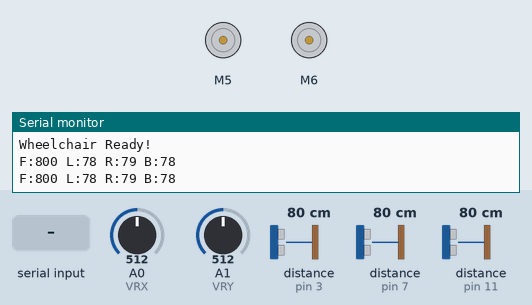
The sketch below on a simulated Arduino Uno, built with avr-gcc and run on an emulated ATmega328P. Parts: 2 × DC motor (green arrow = forward, orange = backward, longer = faster), the last lines printed to the serial monitor. Wiring (inferred from the names in the program): 3 × ultrasonic range finder: trigger pin 2, echo pin 3 / trigger pin 4, echo pin 7 / trigger pin 10, echo pin 11. The inputs (shaded band) are chosen by the test bench; at power-on: A1 (VRY) = 512, A0 (VRX) = 512, distance to the obstacle (sensors on pin 3, pin 7, pin 11) 80 cm. The echo pulse lasts 58.3 µs per cm.

Above: at 2.2 s.
2.3 s: "F\n" received over Serial
At 3.2 s:
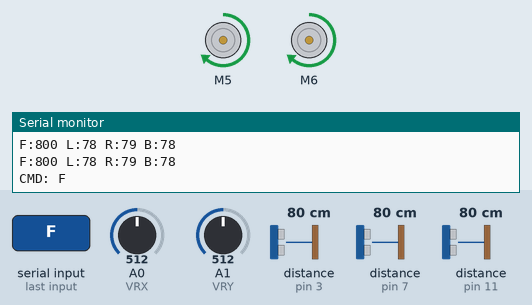
5.0 s: byte 66 ('B') received over Serial
At 6.1 s:
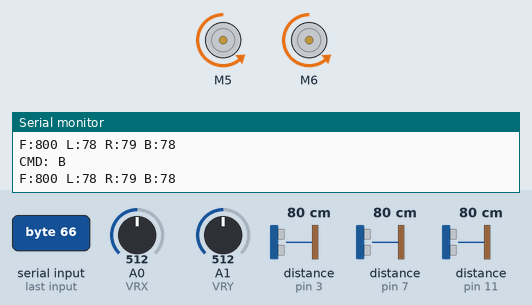
7.8 s: byte 76 ('L') received over Serial
At 8.3 s:
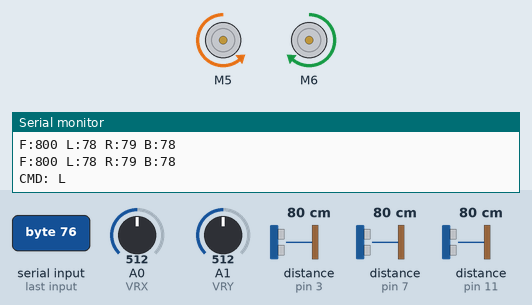
10.3 s: byte 82 ('R') received over Serial
At 11.2 s:
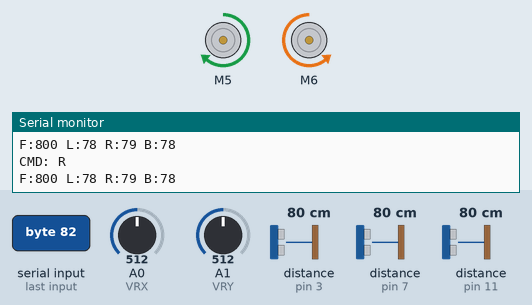
12.9 s: A1 (VRY) set to 716
At 14.1 s:
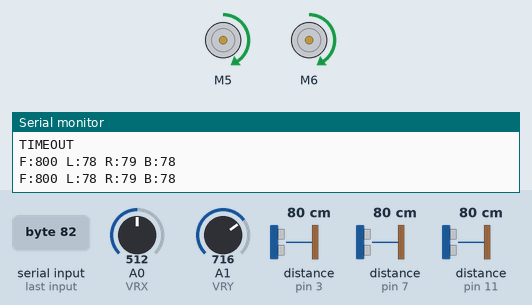
14.4 s: A0 (VRX) set to 716
At 15.5 s:
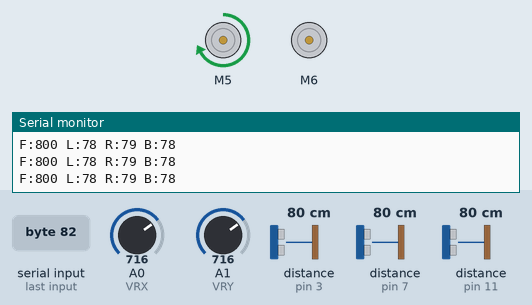
Timing chart, 0 to 16.9 s (numbered marks = the images above; inputs shaded):
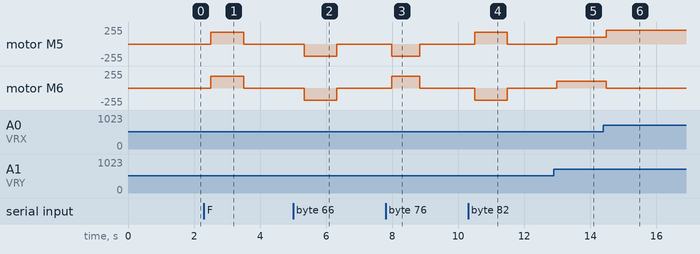

The sketch:

Arduino_code.ino
```cpp
#include "CytronMotorDriver.h"
#include <SoftwareSerial.h>

// ── TF-Luna UART ──────────────────────────────────────────
SoftwareSerial luna(12, 13);

// ── Motor setup ───────────────────────────────────────────
CytronMD motor1(PWM_DIR, 5, 8);
CytronMD motor2(PWM_DIR, 6, 9);

// ── Joystick ──────────────────────────────────────────────
#define VRX      A0
#define VRY      A1
#define CENTER   512
#define DEADZONE 60

// ── Ultrasonic ────────────────────────────────────────────
#define trigL 2
#define echoL 3
#define trigR 4
#define echoR 7
#define trigB 10
#define echoB 11

// ── Settings ──────────────────────────────────────────────
#define MOTOR_SPEED    180
#define STOP_DIST       30
// ✅ Increased timeout — Pi sends every 150ms so 1000ms is safe
#define CMD_TIMEOUT   1000

// ── State ─────────────────────────────────────────────────
char          currentCmd    = 'S';
bool          piControl     = false;
unsigned long lastCmdTime   = 0;
int           lastValidDist = 800;

// ── TF-Luna ───────────────────────────────────────────────
int getTFLunaDistance()
{
  unsigned long start = millis();
  while (true)
  {
    if (millis() - start > 150) return lastValidDist; // ✅ reduced from 200ms
    if (!luna.available()) continue;
    if (luna.read() != 0x59) continue;

    unsigned long t2 = millis();
    while (!luna.available()) {
      if (millis() - t2 > 30) return lastValidDist; // ✅ reduced from 50ms
    }
    if (luna.read() != 0x59) continue;

    byte data[7];
    for (int i = 0; i < 7; i++) {
      unsigned long t3 = millis();
      while (!luna.available()) {
        if (millis() - t3 > 30) return lastValidDist;
      }
      data[i] = luna.read();
    }

    int dist = data[0] | (data[1] << 8);
    if (dist <= 0 || dist > 800) return lastValidDist;
    lastValidDist = dist;
    return dist;
  }
}

// ── Ultrasonic ────────────────────────────────────────────
long getDistance(int trig, int echo)
{
  digitalWrite(trig, LOW);
  delayMicroseconds(2);
  digitalWrite(trig, HIGH);
  delayMicroseconds(10);
  digitalWrite(trig, LOW);
  long duration = pulseIn(echo, HIGH, 30000);
  long dist = duration * 0.034 / 2;
  if (dist <= 0 || dist > 200) dist = 200;
  return dist;
}

// ── Motor commands ────────────────────────────────────────
void moveForward()  {
  motor1.setSpeed(MOTOR_SPEED);
  motor2.setSpeed(MOTOR_SPEED);
}
void moveBackward() {
  motor1.setSpeed(-MOTOR_SPEED);
  motor2.setSpeed(-MOTOR_SPEED);
}
void turnLeft()     {
  motor1.setSpeed(-MOTOR_SPEED);
  motor2.setSpeed(MOTOR_SPEED);
}
void turnRight()    {
  motor1.setSpeed(MOTOR_SPEED);
  motor2.setSpeed(-MOTOR_SPEED);
}
void stopMotors()   {
  motor1.setSpeed(0);
  motor2.setSpeed(0);
  currentCmd = 'S';
  piControl  = false;
}

void setup()
{
  Serial.begin(9600);
  luna.begin(115200);
  delay(1000);

  pinMode(trigL, OUTPUT); pinMode(echoL, INPUT);
  pinMode(trigR, OUTPUT); pinMode(echoR, INPUT);
  pinMode(trigB, OUTPUT); pinMode(echoB, INPUT);

  stopMotors();
  Serial.println("Wheelchair Ready!");
}

void loop()
{
  // ── ✅ Drain ALL pending serial bytes ─────────────────
  // Pi sends every 150ms — multiple bytes may be queued.
  // Read ALL of them and use only the LAST valid one.
  char lastValidCmd = 0;
  while (Serial.available() > 0)
  {
    char cmd = Serial.read();
    if (cmd == '\n' || cmd == '\r' || cmd == ' ') continue;
    if (cmd == 'F' || cmd == 'B' || cmd == 'L' ||
        cmd == 'R' || cmd == 'S' || cmd == 'J')
    {
      lastValidCmd = cmd;
    }
  }

  // Process the last valid command received
  if (lastValidCmd != 0)
  {
    if (lastValidCmd == 'J') {
      piControl = false;
      Serial.println("Joystick mode");
    }
    else if (lastValidCmd == 'S') {
      stopMotors();
      piControl = false;
      Serial.println("STOP received");
    }
    else {
      currentCmd  = lastValidCmd;
      lastCmdTime = millis();  // ✅ reset timeout
      piControl   = true;
      Serial.print("CMD: "); Serial.println(lastValidCmd);
    }
  }

  // ── Auto stop timeout ─────────────────────────────────
  if (piControl && (millis() - lastCmdTime) > CMD_TIMEOUT)
  {
    stopMotors();
    Serial.println("TIMEOUT");
    return;
  }

  // ── Read sensors ──────────────────────────────────────
  int  frontDist = getTFLunaDistance();
  long leftDist  = getDistance(trigL, echoL);
  long rightDist = getDistance(trigR, echoR);
  long backDist  = getDistance(trigB, echoB);

  // ── Print sensors every 1000ms only ──────────────────
  static unsigned long lastPrint = 0;
  if (millis() - lastPrint > 1000) {
    Serial.print("F:"); Serial.print(frontDist);
    Serial.print(" L:"); Serial.print(leftDist);
    Serial.print(" R:"); Serial.print(rightDist);
    Serial.print(" B:"); Serial.println(backDist);
    lastPrint = millis();
  }

  // ── Obstacle checks ───────────────────────────────────
  if (currentCmd == 'F' && frontDist < STOP_DIST) {
    stopMotors(); Serial.println("BLOCKED:Ahead"); return;
  }
  if (currentCmd == 'B' && backDist < STOP_DIST) {
    stopMotors(); Serial.println("BLOCKED:Behind"); return;
  }
  if (currentCmd == 'L' && leftDist < STOP_DIST) {
    stopMotors(); Serial.println("BLOCKED:Left"); return;
  }
  if (currentCmd == 'R' && rightDist < STOP_DIST) {
    stopMotors(); Serial.println("BLOCKED:Right"); return;
  }

  // ── Execute command ───────────────────────────────────
  if (piControl)
  {
    if      (currentCmd == 'F') moveForward();
    else if (currentCmd == 'B') moveBackward();
    else if (currentCmd == 'L') turnLeft();
    else if (currentCmd == 'R') turnRight();
    return;
  }

  // ── Joystick fallback ─────────────────────────────────
  int rawX = analogRead(VRX) - CENTER;
  int rawY = analogRead(VRY) - CENTER;
  int x    = (abs(rawX) < DEADZONE) ? 0 : rawX;
  int y    = (abs(rawY) < DEADZONE) ? 0 : rawY;

  int leftSpeed  = constrain(
      map(y+x, -512, 512, -255, 255), -255, 255);
  int rightSpeed = constrain(
      map(y-x, -512, 512, -255, 255), -255, 255);

  if (y > 0 && frontDist < STOP_DIST) { stopMotors(); return; }
  if (y < 0 && backDist  < STOP_DIST) { stopMotors(); return; }
  if (x < 0 && leftDist  < STOP_DIST) { stopMotors(); return; }
  if (x > 0 && rightDist < STOP_DIST) { stopMotors(); return; }

  motor1.setSpeed(leftSpeed);
  motor2.setSpeed(rightSpeed);
}
```

Measured:
- after the input at 2.3 s, motor M5, motor M6: stopped → forward 180/255 after 0.20 s, → stopped 1.0 s later
- after the input at 5.0 s, motor M5, motor M6: stopped → backward 180/255 after 0.33 s, → stopped 1.0 s later
- after the input at 7.8 s, motor M5: stopped → backward 180/255 after 0.19 s, → stopped 0.84 s later; motor M6: stopped → forward 180/255 after 0.19 s, → stopped 0.84 s later
- after the input at 10.3 s, motor M5: stopped → forward 180/255 after 0.19 s, → stopped 1.0 s later; motor M6: stopped → backward 180/255 after 0.19 s, → stopped 1.0 s later
- after the input at 12.9 s, motor M5, motor M6: stopped → forward 101/255 after 0.09 s
- after the input at 14.4 s, motor M5: forward 101/255 → forward 203/255 after 0.09 s; motor M6: forward 101/255 → stopped after 0.09 s
